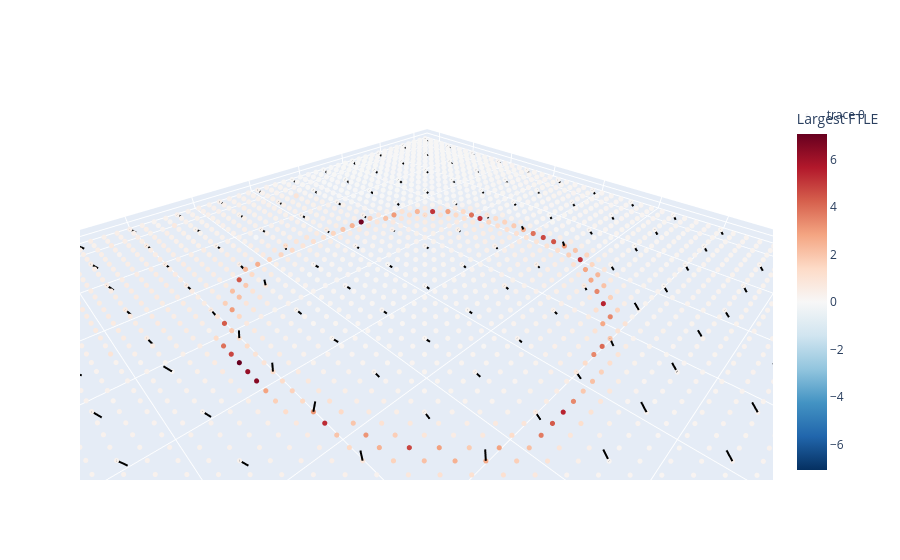

Write notebook code for a chart like this one.
### Code cell
X3 = plane_points[:, :, 0]
Y3 = plane_points[:, :, 1]
Z3 = plane_points[:, :, 2]

m = np.max(np.abs(lyap_grid))

fig = go.Figure()

fig.add_trace(
    go.Scatter3d(
        x=X3.ravel(),
        y=Y3.ravel(),
        z=Z3.ravel(),
        mode='markers',
        marker=dict(
            size=3,
            color=lyap_grid.ravel(),
            colorscale='RdBu_r',
            cmin=-m,
            cmax=m,
            colorbar=dict(title='Largest FTLE')
        )
    )
)

skip = 4

for i in range(0, X3.shape[1], skip):
    for j in range(0, X3.shape[0], skip):

        x0 = X3[j,i]
        y0 = Y3[j,i]
        z0 = Z3[j,i]

        v = max_dirs[j,i]

        scale = 0.05
        fig.add_trace(
            go.Scatter3d(
                x=[x0, x0 + scale*v[0]],
                y=[y0, y0 + scale*v[1]],
                z=[z0, z0 + scale*v[2]],
                mode='lines',
                line=dict(color='black', width=4),
                showlegend=False
            )
        )

fig.update_layout(
    scene=dict(
        aspectmode='data',
        xaxis_title="x1",
        yaxis_title="x2"
    )
)

fig.show()

fig.write_html(
    save_dir / "general_1000_unstd_3ds_1ftle_46.html",
    include_plotlyjs="cdn"
)

### Figure 1 — Plotly figure (JSON) as saved in the notebook; plotly's stock layout.template omitted (floating-point values rounded to 4 significant figures; data arrays with more than 128 entries replaced by an {"elided": "..."} marker saying what was removed)
{"data": [{"marker": {"cmax": 7.068, "cmin": -7.068, "color": {"elided": "2500 float values"}, "colorbar": {"title": {"text": "Largest FTLE"}}, "colorscale": [[0, "rgb(5,48,97)"], [0.1, "rgb(33,102,172)"], [0.2, "rgb(67,147,195)"], [0.3, "rgb(146,197,222)"], [0.4, "rgb(209,229,240)"], [0.5, "rgb(247,247,247)"], [0.6, "rgb(253,219,199)"], [0.7, "rgb(244,165,130)"], [0.8, "rgb(214,96,77)"], [0.9, "rgb(178,24,43)"], [1, "rgb(103,0,31)"]], "size": 3}, "mode": "markers", "type": "scatter3d", "x": {"elided": "2500 float values"}, "y": {"elided": "2500 float values"}, "z": {"elided": "2500 float values"}}, {"line": {"color": "black", "width": 4}, "mode": "lines", "showlegend": false, "type": "scatter3d", "x": [-2.047, -2.078], "y": [-2.069, -2.058], "z": [0, -0.03799]}, {"line": {"color": "black", "width": 4}, "mode": "lines", "showlegend": false, "type": "scatter3d", "x": [-2.047, -2.078], "y": [-1.727, -1.716], "z": [0, -0.0374]}, {"line": {"color": "black", "width": 4}, "mode": "lines", "showlegend": false, "type": "scatter3d", "x": [-2.047, -2.078], "y": [-1.384, -1.374], "z": [0, -0.03762]}, {"line": {"color": "black", "width": 4}, "mode": "lines", "showlegend": false, "type": "scatter3d", "x": [-2.047, -2.077], "y": [-1.042, -1.03], "z": [0, -0.03792]}, {"line": {"color": "black", "width": 4}, "mode": "lines", "showlegend": false, "type": "scatter3d", "x": [-2.047, -2.076], "y": [-0.6999, -0.6871], "z": [0, -0.03863]}, {"line": {"color": "black", "width": 4}, "mode": "lines", "showlegend": false, "type": "scatter3d", "x": [-2.047, -2.076], "y": [-0.3577, -0.3452], "z": [0, -0.03857]}, {"line": {"color": "black", "width": 4}, "mode": "lines", "showlegend": false, "type": "scatter3d", "x": [-2.047, -2.073], "y": [-0.01554, 0.0008655], "z": [0, -0.03924]}, {"line": {"color": "black", "width": 4}, "mode": "lines", "showlegend": false, "type": "scatter3d", "x": [-2.047, -2.07], "y": [0.3267, 0.3472], "z": [0, -0.03947]}, {"line": {"color": "black", "width": 4}, "mode": "lines", "showlegend": false, "type": "scatter3d", "x": [-2.047, -2.066], "y": [0.6689, 0.6928], "z": [0, -0.03941]}, {"line": {"color": "black", "width": 4}, "mode": "lines", "showlegend": false, "type": "scatter3d", "x": [-2.047, -2.066], "y": [1.011, 1.035], "z": [0, -0.03983]}, {"line": {"color": "black", "width": 4}, "mode": "lines", "showlegend": false, "type": "scatter3d", "x": [-2.047, -2.064], "y": [1.353, 1.379], "z": [0, -0.03963]}, {"line": {"color": "black", "width": 4}, "mode": "lines", "showlegend": false, "type": "scatter3d", "x": [-2.047, -2.061], "y": [1.695, 1.724], "z": [0, -0.03866]}, {"line": {"color": "black", "width": 4}, "mode": "lines", "showlegend": false, "type": "scatter3d", "x": [-2.047, -2.057], "y": [2.038, 2.069], "z": [0, -0.03767]}, {"line": {"color": "black", "width": 4}, "mode": "lines", "showlegend": false, "type": "scatter3d", "x": [-1.706, -1.736], "y": [-2.069, -2.058], "z": [0, -0.03846]}, {"line": {"color": "black", "width": 4}, "mode": "lines", "showlegend": false, "type": "scatter3d", "x": [-1.706, -1.737], "y": [-1.727, -1.718], "z": [0, -0.03791]}, {"line": {"color": "black", "width": 4}, "mode": "lines", "showlegend": false, "type": "scatter3d", "x": [-1.706, -1.737], "y": [-1.384, -1.374], "z": [0, -0.03797]}, {"line": {"color": "black", "width": 4}, "mode": "lines", "showlegend": false, "type": "scatter3d", "x": [-1.706, -1.736], "y": [-1.042, -1.033], "z": [0, -0.03832]}, {"line": {"color": "black", "width": 4}, "mode": "lines", "showlegend": false, "type": "scatter3d", "x": [-1.706, -1.736], "y": [-0.6999, -0.6893], "z": [0, -0.03829]}, {"line": {"color": "black", "width": 4}, "mode": "lines", "showlegend": false, "type": "scatter3d", "x": [-1.706, -1.735], "y": [-0.3577, -0.3446], "z": [0, -0.03841]}, {"line": {"color": "black", "width": 4}, "mode": "lines", "showlegend": false, "type": "scatter3d", "x": [-1.706, -1.731], "y": [-0.01554, 0.001472], "z": [0, -0.03953]}, {"line": {"color": "black", "width": 4}, "mode": "lines", "showlegend": false, "type": "scatter3d", "x": [-1.706, -1.729], "y": [0.3267, 0.3468], "z": [0, -0.03961]}, {"line": {"color": "black", "width": 4}, "mode": "lines", "showlegend": false, "type": "scatter3d", "x": [-1.706, -1.725], "y": [0.6689, 0.6925], "z": [0, -0.03977]}, {"line": {"color": "black", "width": 4}, "mode": "lines", "showlegend": false, "type": "scatter3d", "x": [-1.706, -1.722], "y": [1.011, 1.037], "z": [0, -0.03951]}, {"line": {"color": "black", "width": 4}, "mode": "lines", "showlegend": false, "type": "scatter3d", "x": [-1.706, -1.717], "y": [1.353, 1.384], "z": [0, -0.0382]}, {"line": {"color": "black", "width": 4}, "mode": "lines", "showlegend": false, "type": "scatter3d", "x": [-1.706, -1.717], "y": [1.695, 1.726], "z": [0, -0.03842]}, {"line": {"color": "black", "width": 4}, "mode": "lines", "showlegend": false, "type": "scatter3d", "x": [-1.706, -1.716], "y": [2.038, 2.069], "z": [0, -0.03781]}, {"line": {"color": "black", "width": 4}, "mode": "lines", "showlegend": false, "type": "scatter3d", "x": [-1.365, -1.395], "y": [-2.069, -2.059], "z": [0, -0.03812]}, {"line": {"color": "black", "width": 4}, "mode": "lines", "showlegend": false, "type": "scatter3d", "x": [-1.365, -1.395], "y": [-1.727, -1.716], "z": [0, -0.03817]}, {"line": {"color": "black", "width": 4}, "mode": "lines", "showlegend": false, "type": "scatter3d", "x": [-1.365, -1.396], "y": [-1.384, -1.376], "z": [0, -0.03802]}, {"line": {"color": "black", "width": 4}, "mode": "lines", "showlegend": false, "type": "scatter3d", "x": [-1.365, -1.396], "y": [-1.042, -1.034], "z": [0, -0.03783]}, {"line": {"color": "black", "width": 4}, "mode": "lines", "showlegend": false, "type": "scatter3d", "x": [-1.365, -1.396], "y": [-0.6999, -0.6911], "z": [0, -0.03755]}, {"line": {"color": "black", "width": 4}, "mode": "lines", "showlegend": false, "type": "scatter3d", "x": [-1.365, -1.395], "y": [-0.3577, -0.3485], "z": [0, -0.03841]}, {"line": {"color": "black", "width": 4}, "mode": "lines", "showlegend": false, "type": "scatter3d", "x": [-1.365, -1.392], "y": [-0.01554, -0.001691], "z": [0, -0.0392]}, {"line": {"color": "black", "width": 4}, "mode": "lines", "showlegend": false, "type": "scatter3d", "x": [-1.365, -1.387], "y": [0.3267, 0.3476], "z": [0, -0.03966]}, {"line": {"color": "black", "width": 4}, "mode": "lines", "showlegend": false, "type": "scatter3d", "x": [-1.365, -1.384], "y": [0.6689, 0.6917], "z": [0, -0.03981]}, {"line": {"color": "black", "width": 4}, "mode": "lines", "showlegend": false, "type": "scatter3d", "x": [-1.365, -1.377], "y": [1.011, 1.04], "z": [0, -0.0388]}, {"line": {"color": "black", "width": 4}, "mode": "lines", "showlegend": false, "type": "scatter3d", "x": [-1.365, -1.375], "y": [1.353, 1.383], "z": [0, -0.03847]}, {"line": {"color": "black", "width": 4}, "mode": "lines", "showlegend": false, "type": "scatter3d", "x": [-1.365, -1.374], "y": [1.695, 1.727], "z": [0, -0.03768]}, {"line": {"color": "black", "width": 4}, "mode": "lines", "showlegend": false, "type": "scatter3d", "x": [-1.365, -1.371], "y": [2.038, 2.071], "z": [0, -0.0368]}, {"line": {"color": "black", "width": 4}, "mode": "lines", "showlegend": false, "type": "scatter3d", "x": [-1.023, -1.054], "y": [-2.069, -2.058], "z": [0, -0.0381]}, {"line": {"color": "black", "width": 4}, "mode": "lines", "showlegend": false, "type": "scatter3d", "x": [-1.023, -1.055], "y": [-1.727, -1.718], "z": [0, -0.03768]}, {"line": {"color": "black", "width": 4}, "mode": "lines", "showlegend": false, "type": "scatter3d", "x": [-1.023, -1.054], "y": [-1.384, -1.375], "z": [0, -0.03828]}, {"line": {"color": "black", "width": 4}, "mode": "lines", "showlegend": false, "type": "scatter3d", "x": [-1.023, -1.056], "y": [-1.042, -1.036], "z": [0, -0.03745]}, {"line": {"color": "black", "width": 4}, "mode": "lines", "showlegend": false, "type": "scatter3d", "x": [-1.023, -1.057], "y": [-0.6999, -0.7009], "z": [0, -0.03682]}, {"line": {"color": "black", "width": 4}, "mode": "lines", "showlegend": false, "type": "scatter3d", "x": [-1.023, -1.052], "y": [-0.3577, -0.3632], "z": [0, -0.04103]}, {"line": {"color": "black", "width": 4}, "mode": "lines", "showlegend": false, "type": "scatter3d", "x": [-1.023, -0.9928], "y": [-0.01554, -0.01196], "z": [0, 0.03933]}, {"line": {"color": "black", "width": 4}, "mode": "lines", "showlegend": false, "type": "scatter3d", "x": [-1.023, -0.9979], "y": [0.3267, 0.3231], "z": [0, 0.04279]}, {"line": {"color": "black", "width": 4}, "mode": "lines", "showlegend": false, "type": "scatter3d", "x": [-1.023, -1.04], "y": [0.6689, 0.6923], "z": [0, -0.04092]}, {"line": {"color": "black", "width": 4}, "mode": "lines", "showlegend": false, "type": "scatter3d", "x": [-1.023, -1.035], "y": [1.011, 1.04], "z": [0, -0.03882]}, {"line": {"color": "black", "width": 4}, "mode": "lines", "showlegend": false, "type": "scatter3d", "x": [-1.023, -1.031], "y": [1.353, 1.386], "z": [0, -0.03697]}, {"line": {"color": "black", "width": 4}, "mode": "lines", "showlegend": false, "type": "scatter3d", "x": [-1.023, -1.027], "y": [1.695, 1.73], "z": [0, -0.03605]}, {"line": {"color": "black", "width": 4}, "mode": "lines", "showlegend": false, "type": "scatter3d", "x": [-1.023, -1.026], "y": [2.038, 2.073], "z": [0, -0.03519]}, {"line": {"color": "black", "width": 4}, "mode": "lines", "showlegend": false, "type": "scatter3d", "x": [-0.6823, -0.7145], "y": [-2.069, -2.06], "z": [0, -0.03729]}, {"line": {"color": "black", "width": 4}, "mode": "lines", "showlegend": false, "type": "scatter3d", "x": [-0.6823, -0.7143], "y": [-1.727, -1.718], "z": [0, -0.03749]}, {"line": {"color": "black", "width": 4}, "mode": "lines", "showlegend": false, "type": "scatter3d", "x": [-0.6823, -0.7135], "y": [-1.384, -1.375], "z": [0, -0.03794]}, {"line": {"color": "black", "width": 4}, "mode": "lines", "showlegend": false, "type": "scatter3d", "x": [-0.6823, -0.7141], "y": [-1.042, -1.036], "z": [0, -0.03816]}, {"line": {"color": "black", "width": 4}, "mode": "lines", "showlegend": false, "type": "scatter3d", "x": [-0.6823, -0.7138], "y": [-0.6999, -0.7229], "z": [0, -0.03137]}, {"line": {"color": "black", "width": 4}, "mode": "lines", "showlegend": false, "type": "scatter3d", "x": [-0.6823, -0.7191], "y": [-0.3577, -0.3626], "z": [0, -0.03354]}, {"line": {"color": "black", "width": 4}, "mode": "lines", "showlegend": false, "type": "scatter3d", "x": [-0.6823, -0.7165], "y": [-0.01554, -0.01097], "z": [0, -0.03617]}, {"line": {"color": "black", "width": 4}, "mode": "lines", "showlegend": false, "type": "scatter3d", "x": [-0.6823, -0.7148], "y": [0.3267, 0.3375], "z": [0, -0.03644]}, {"line": {"color": "black", "width": 4}, "mode": "lines", "showlegend": false, "type": "scatter3d", "x": [-0.6823, -0.7087], "y": [0.6689, 0.6813], "z": [0, -0.04064]}, {"line": {"color": "black", "width": 4}, "mode": "lines", "showlegend": false, "type": "scatter3d", "x": [-0.6823, -0.6755], "y": [1.011, 0.9794], "z": [0, 0.0381]}, {"line": {"color": "black", "width": 4}, "mode": "lines", "showlegend": false, "type": "scatter3d", "x": [-0.6823, -0.6821], "y": [1.353, 1.317], "z": [0, 0.03483]}, {"line": {"color": "black", "width": 4}, "mode": "lines", "showlegend": false, "type": "scatter3d", "x": [-0.6823, -0.6812], "y": [1.695, 1.66], "z": [0, 0.03554]}, {"line": {"color": "black", "width": 4}, "mode": "lines", "showlegend": false, "type": "scatter3d", "x": [-0.6823, -0.6802], "y": [2.038, 2.002], "z": [0, 0.03549]}, {"line": {"color": "black", "width": 4}, "mode": "lines", "showlegend": false, "type": "scatter3d", "x": [-0.3411, -0.3714], "y": [-2.069, -2.057], "z": [0, -0.03795]}, {"line": {"color": "black", "width": 4}, "mode": "lines", "showlegend": false, "type": "scatter3d", "x": [-0.3411, -0.373], "y": [-1.727, -1.718], "z": [0, -0.03748]}, {"line": {"color": "black", "width": 4}, "mode": "lines", "showlegend": false, "type": "scatter3d", "x": [-0.3411, -0.3747], "y": [-1.384, -1.384], "z": [0, -0.03703]}, {"line": {"color": "black", "width": 4}, "mode": "lines", "showlegend": false, "type": "scatter3d", "x": [-0.3411, -0.3731], "y": [-1.042, -1.05], "z": [0, -0.0377]}, {"line": {"color": "black", "width": 4}, "mode": "lines", "showlegend": false, "type": "scatter3d", "x": [-0.3411, -0.3763], "y": [-0.6999, -0.7124], "z": [0, -0.03333]}, {"line": {"color": "black", "width": 4}, "mode": "lines", "showlegend": false, "type": "scatter3d", "x": [-0.3411, -0.3764], "y": [-0.3577, -0.3566], "z": [0, -0.0354]}, {"line": {"color": "black", "width": 4}, "mode": "lines", "showlegend": false, "type": "scatter3d", "x": [-0.3411, -0.3742], "y": [-0.01554, -0.008185], "z": [0, -0.0368]}, {"line": {"color": "black", "width": 4}, "mode": "lines", "showlegend": false, "type": "scatter3d", "x": [-0.3411, -0.3726], "y": [0.3267, 0.338], "z": [0, -0.03721]}, {"line": {"color": "black", "width": 4}, "mode": "lines", "showlegend": false, "type": "scatter3d", "x": [-0.3411, -0.3705], "y": [0.6689, 0.6832], "z": [0, -0.03787]}, {"line": {"color": "black", "width": 4}, "mode": "lines", "showlegend": false, "type": "scatter3d", "x": [-0.3411, -0.3498], "y": [1.011, 1.036], "z": [0, -0.04242]}, {"line": {"color": "black", "width": 4}, "mode": "lines", "showlegend": false, "type": "scatter3d", "x": [-0.3411, -0.3419], "y": [1.353, 1.318], "z": [0, 0.03549]}, {"line": {"color": "black", "width": 4}, "mode": "lines", "showlegend": false, "type": "scatter3d", "x": [-0.3411, -0.3405], "y": [1.695, 1.661], "z": [0, 0.03605]}, {"line": {"color": "black", "width": 4}, "mode": "lines", "showlegend": false, "type": "scatter3d", "x": [-0.3411, -0.3416], "y": [2.038, 2.002], "z": [0, 0.03508]}, {"line": {"color": "black", "width": 4}, "mode": "lines", "showlegend": false, "type": "scatter3d", "x": [2.123e-05, -0.03421], "y": [-2.069, -2.066], "z": [0, -0.03636]}, {"line": {"color": "black", "width": 4}, "mode": "lines", "showlegend": false, "type": "scatter3d", "x": [2.123e-05, -0.03403], "y": [-1.727, -1.728], "z": [0, -0.03659]}, {"line": {"color": "black", "width": 4}, "mode": "lines", "showlegend": false, "type": "scatter3d", "x": [2.123e-05, -0.03324], "y": [-1.384, -1.385], "z": [0, -0.03733]}, {"line": {"color": "black", "width": 4}, "mode": "lines", "showlegend": false, "type": "scatter3d", "x": [2.123e-05, -0.02551], "y": [-1.042, -1.055], "z": [0, -0.04105]}, {"line": {"color": "black", "width": 4}, "mode": "lines", "showlegend": false, "type": "scatter3d", "x": [2.123e-05, -0.03383], "y": [-0.6999, -0.7059], "z": [0, -0.03631]}, {"line": {"color": "black", "width": 4}, "mode": "lines", "showlegend": false, "type": "scatter3d", "x": [2.123e-05, -0.03362], "y": [-0.3577, -0.353], "z": [0, -0.03669]}, {"line": {"color": "black", "width": 4}, "mode": "lines", "showlegend": false, "type": "scatter3d", "x": [2.123e-05, -0.03247], "y": [-0.01554, -0.007701], "z": [0, -0.03719]}, {"line": {"color": "black", "width": 4}, "mode": "lines", "showlegend": false, "type": "scatter3d", "x": [2.123e-05, -0.03156], "y": [0.3267, 0.3368], "z": [0, -0.03742]}, {"line": {"color": "black", "width": 4}, "mode": "lines", "showlegend": false, "type": "scatter3d", "x": [2.123e-05, -0.02951], "y": [0.6689, 0.6824], "z": [0, -0.03799]}, {"line": {"color": "black", "width": 4}, "mode": "lines", "showlegend": false, "type": "scatter3d", "x": [2.123e-05, -0.01603], "y": [1.011, 1.036], "z": [0, -0.03998]}, {"line": {"color": "black", "width": 4}, "mode": "lines", "showlegend": false, "type": "scatter3d", "x": [2.123e-05, -0.001246], "y": [1.353, 1.319], "z": [0, 0.03608]}, {"line": {"color": "black", "width": 4}, "mode": "lines", "showlegend": false, "type": "scatter3d", "x": [2.123e-05, 0.0006896], "y": [1.695, 1.661], "z": [0, 0.03664]}, {"line": {"color": "black", "width": 4}, "mode": "lines", "showlegend": false, "type": "scatter3d", "x": [2.123e-05, 0.0003663], "y": [2.038, 2.002], "z": [0, 0.03541]}, {"line": {"color": "black", "width": 4}, "mode": "lines", "showlegend": false, "type": "scatter3d", "x": [0.3412, 0.3074], "y": [-2.069, -2.069], "z": [0, -0.0369]}, {"line": {"color": "black", "width": 4}, "mode": "lines", "showlegend": false, "type": "scatter3d", "x": [0.3412, 0.3076], "y": [-1.727, -1.727], "z": [0, -0.03706]}, {"line": {"color": "black", "width": 4}, "mode": "lines", "showlegend": false, "type": "scatter3d", "x": [0.3412, 0.3087], "y": [-1.384, -1.383], "z": [0, -0.03799]}, {"line": {"color": "black", "width": 4}, "mode": "lines", "showlegend": false, "type": "scatter3d", "x": [0.3412, 0.3327], "y": [-1.042, -1.063], "z": [0, -0.04451]}, {"line": {"color": "black", "width": 4}, "mode": "lines", "showlegend": false, "type": "scatter3d", "x": [0.3412, 0.3082], "y": [-0.6999, -0.6983], "z": [0, -0.03753]}, {"line": {"color": "black", "width": 4}, "mode": "lines", "showlegend": false, "type": "scatter3d", "x": [0.3412, 0.31], "y": [-0.3577, -0.3526], "z": [0, -0.03875]}, {"line": {"color": "black", "width": 4}, "mode": "lines", "showlegend": false, "type": "scatter3d", "x": [0.3412, 0.3117], "y": [-0.01554, -0.009801], "z": [0, -0.03998]}, {"line": {"color": "black", "width": 4}, "mode": "lines", "showlegend": false, "type": "scatter3d", "x": [0.3412, 0.3102], "y": [0.3267, 0.3359], "z": [0, -0.03813]}, {"line": {"color": "black", "width": 4}, "mode": "lines", "showlegend": false, "type": "scatter3d", "x": [0.3412, 0.3167], "y": [0.6689, 0.6849], "z": [0, -0.04054]}, {"line": {"color": "black", "width": 4}, "mode": "lines", "showlegend": false, "type": "scatter3d", "x": [0.3412, 0.3282], "y": [1.011, 1.036], "z": [0, -0.04145]}, {"line": {"color": "black", "width": 4}, "mode": "lines", "showlegend": false, "type": "scatter3d", "x": [0.3412, 0.337], "y": [1.353, 1.318], "z": [0, 0.03538]}, {"line": {"color": "black", "width": 4}, "mode": "lines", "showlegend": false, "type": "scatter3d", "x": [0.3412, 0.3365], "y": [1.695, 1.659], "z": [0, 0.03415]}, {"line": {"color": "black", "width": 4}, "mode": "lines", "showlegend": false, "type": "scatter3d", "x": [0.3412, 0.3405], "y": [2.038, 2.003], "z": [0, 0.03568]}, {"line": {"color": "black", "width": 4}, "mode": "lines", "showlegend": false, "type": "scatter3d", "x": [0.6824, 0.6487], "y": [-2.069, -2.07], "z": [0, -0.03699]}, {"line": {"color": "black", "width": 4}, "mode": "lines", "showlegend": false, "type": "scatter3d", "x": [0.6824, 0.6486], "y": [-1.727, -1.728], "z": [0, -0.03683]}, {"line": {"color": "black", "width": 4}, "mode": "lines", "showlegend": false, "type": "scatter3d", "x": [0.6824, 0.6543], "y": [-1.384, -1.38], "z": [0, -0.0412]}, {"line": {"color": "black", "width": 4}, "mode": "lines", "showlegend": false, "type": "scatter3d", "x": [0.6824, 0.661], "y": [-1.042, -1.039], "z": [0, -0.04513]}, {"line": {"color": "black", "width": 4}, "mode": "lines", "showlegend": false, "type": "scatter3d", "x": [0.6824, 0.6861], "y": [-0.6999, -0.6892], "z": [0, 0.04869]}, {"line": {"color": "black", "width": 4}, "mode": "lines", "showlegend": false, "type": "scatter3d", "x": [0.6824, 0.6577], "y": [-0.3577, -0.3542], "z": [0, -0.04337]}, {"line": {"color": "black", "width": 4}, "mode": "lines", "showlegend": false, "type": "scatter3d", "x": [0.6824, 0.6537], "y": [-0.01554, -0.007564], "z": [0, -0.04021]}, {"line": {"color": "black", "width": 4}, "mode": "lines", "showlegend": false, "type": "scatter3d", "x": [0.6824, 0.6611], "y": [0.3267, 0.3369], "z": [0, -0.04407]}, {"line": {"color": "black", "width": 4}, "mode": "lines", "showlegend": false, "type": "scatter3d", "x": [0.6824, 0.6669], "y": [0.6689, 0.6862], "z": [0, -0.04427]}, {"line": {"color": "black", "width": 4}, "mode": "lines", "showlegend": false, "type": "scatter3d", "x": [0.6824, 0.6709], "y": [1.011, 0.9942], "z": [0, 0.04567]}, {"line": {"color": "black", "width": 4}, "mode": "lines", "showlegend": false, "type": "scatter3d", "x": [0.6824, 0.6773], "y": [1.353, 1.32], "z": [0, 0.03736]}, {"line": {"color": "black", "width": 4}, "mode": "lines", "showlegend": false, "type": "scatter3d", "x": [0.6824, 0.6764], "y": [1.695, 1.66], "z": [0, 0.03513]}, {"line": {"color": "black", "width": 4}, "mode": "lines", "showlegend": false, "type": "scatter3d", "x": [0.6824, 0.6757], "y": [2.038, 2.003], "z": [0, 0.03525]}, {"line": {"color": "black", "width": 4}, "mode": "lines", "showlegend": false, "type": "scatter3d", "x": [1.024, 0.9933], "y": [-2.069, -2.068], "z": [0, -0.03979]}, {"line": {"color": "black", "width": 4}, "mode": "lines", "showlegend": false, "type": "scatter3d", "x": [1.024, 0.9977], "y": [-1.727, -1.724], "z": [0, -0.04279]}, {"line": {"color": "black", "width": 4}, "mode": "lines", "showlegend": false, "type": "scatter3d", "x": [1.024, 1.002], "y": [-1.384, -1.38], "z": [0, -0.04472]}, {"line": {"color": "black", "width": 4}, "mode": "lines", "showlegend": false, "type": "scatter3d", "x": [1.024, 1.004], "y": [-1.042, -1.037], "z": [0, -0.04593]}, {"line": {"color": "black", "width": 4}, "mode": "lines", "showlegend": false, "type": "scatter3d", "x": [1.024, 1.009], "y": [-0.6999, -0.6919], "z": [0, -0.04714]}, {"line": {"color": "black", "width": 4}, "mode": "lines", "showlegend": false, "type": "scatter3d", "x": [1.024, 1.015], "y": [-0.3577, -0.3546], "z": [0, 0.0491]}, {"line": {"color": "black", "width": 4}, "mode": "lines", "showlegend": false, "type": "scatter3d", "x": [1.024, 1.014], "y": [-0.01554, -0.0207], "z": [0, 0.04882]}, {"line": {"color": "black", "width": 4}, "mode": "lines", "showlegend": false, "type": "scatter3d", "x": [1.024, 1.003], "y": [0.3267, 0.3209], "z": [0, 0.04502]}, {"line": {"color": "black", "width": 4}, "mode": "lines", "showlegend": false, "type": "scatter3d", "x": [1.024, 1.019], "y": [0.6689, 0.656], "z": [0, 0.04814]}, {"line": {"color": "black", "width": 4}, "mode": "lines", "showlegend": false, "type": "scatter3d", "x": [1.024, 1.026], "y": [1.011, 0.9885], "z": [0, 0.04458]}, {"line": {"color": "black", "width": 4}, "mode": "lines", "showlegend": false, "type": "scatter3d", "x": [1.024, 1.016], "y": [1.353, 1.321], "z": [0, 0.03742]}, {"line": {"color": "black", "width": 4}, "mode": "lines", "showlegend": false, "type": "scatter3d", "x": [1.024, 1.017], "y": [1.695, 1.662], "z": [0, 0.03639]}, {"line": {"color": "black", "width": 4}, "mode": "lines", "showlegend": false, "type": "scatter3d", "x": [1.024, 1.018], "y": [2.038, 2.003], "z": [0, 0.03596]}, {"line": {"color": "black", "width": 4}, "mode": "lines", "showlegend": false, "type": "scatter3d", "x": [1.365, 1.333], "y": [-2.069, -2.07], "z": [0, -0.03832]}, {"line": {"color": "black", "width": 4}, "mode": "lines", "showlegend": false, "type": "scatter3d", "x": [1.365, 1.339], "y": [-1.727, -1.723], "z": [0, -0.04261]}, {"line": {"color": "black", "width": 4}, "mode": "lines", "showlegend": false, "type": "scatter3d", "x": [1.365, 1.344], "y": [-1.384, -1.379], "z": [0, -0.04522]}, {"line": {"color": "black", "width": 4}, "mode": "lines", "showlegend": false, "type": "scatter3d", "x": [1.365, 1.349], "y": [-1.042, -1.035], "z": [0, -0.0468]}, {"line": {"color": "black", "width": 4}, "mode": "lines", "showlegend": false, "type": "scatter3d", "x": [1.365, 1.352], "y": [-0.6999, -0.6876], "z": [0, -0.04673]}, {"line": {"color": "black", "width": 4}, "mode": "lines", "showlegend": false, "type": "scatter3d", "x": [1.365, 1.387], "y": [-0.3577, -0.3668], "z": [0, 0.0438]}, {"line": {"color": "black", "width": 4}, "mode": "lines", "showlegend": false, "type": "scatter3d", "x": [1.365, 1.344], "y": [-0.01554, -0.00413], "z": [0, -0.04384]}, {"line": {"color": "black", "width": 4}, "mode": "lines", "showlegend": false, "type": "scatter3d", "x": [1.365, 1.344], "y": [0.3267, 0.338], "z": [0, -0.04396]}, {"line": {"color": "black", "width": 4}, "mode": "lines", "showlegend": false, "type": "scatter3d", "x": [1.365, 1.347], "y": [0.6689, 0.6818], "z": [0, -0.04495]}, {"line": {"color": "black", "width": 4}, "mode": "lines", "showlegend": false, "type": "scatter3d", "x": [1.365, 1.356], "y": [1.011, 1.032], "z": [0, -0.04457]}, {"line": {"color": "black", "width": 4}, "mode": "lines", "showlegend": false, "type": "scatter3d", "x": [1.365, 1.359], "y": [1.353, 1.323], "z": [0, 0.03931]}, {"line": {"color": "black", "width": 4}, "mode": "lines", "showlegend": false, "type": "scatter3d", "x": [1.365, 1.358], "y": [1.695, 1.663], "z": [0, 0.03732]}, {"line": {"color": "black", "width": 4}, "mode": "lines", "showlegend": false, "type": "scatter3d", "x": [1.365, 1.356], "y": [2.038, 2.004], "z": [0, 0.03604]}, {"line": {"color": "black", "width": 4}, "mode": "lines", "showlegend": false, "type": "scatter3d", "x": [1.706, 1.679], "y": [-2.069, -2.066], "z": [0, -0.04214]}, {"line": {"color": "black", "width": 4}, "mode": "lines", "showlegend": false, "type": "scatter3d", "x": [1.706, 1.685], "y": [-1.727, -1.72], "z": [0, -0.04511]}, {"line": {"color": "black", "width": 4}, "mode": "lines", "showlegend": false, "type": "scatter3d", "x": [1.706, 1.685], "y": [-1.384, -1.376], "z": [0, -0.0449]}, {"line": {"color": "black", "width": 4}, "mode": "lines", "showlegend": false, "type": "scatter3d", "x": [1.706, 1.691], "y": [-1.042, -1.029], "z": [0, -0.04594]}, {"line": {"color": "black", "width": 4}, "mode": "lines", "showlegend": false, "type": "scatter3d", "x": [1.706, 1.679], "y": [-0.6999, -0.6924], "z": [0, -0.0417]}, {"line": {"color": "black", "width": 4}, "mode": "lines", "showlegend": false, "type": "scatter3d", "x": [1.706, 1.686], "y": [-0.3577, -0.3425], "z": [0, -0.04341]}, {"line": {"color": "black", "width": 4}, "mode": "lines", "showlegend": false, "type": "scatter3d", "x": [1.706, 1.685], "y": [-0.01554, -0.002751], "z": [0, -0.04336]}, {"line": {"color": "black", "width": 4}, "mode": "lines", "showlegend": false, "type": "scatter3d", "x": [1.706, 1.687], "y": [0.3267, 0.3398], "z": [0, -0.04446]}, {"line": {"color": "black", "width": 4}, "mode": "lines", "showlegend": false, "type": "scatter3d", "x": [1.706, 1.691], "y": [0.6689, 0.6829], "z": [0, -0.04546]}, {"line": {"color": "black", "width": 4}, "mode": "lines", "showlegend": false, "type": "scatter3d", "x": [1.706, 1.703], "y": [1.011, 0.982], "z": [0, 0.04056]}, {"line": {"color": "black", "width": 4}, "mode": "lines", "showlegend": false, "type": "scatter3d", "x": [1.706, 1.692], "y": [1.353, 1.319], "z": [0, 0.03342]}, {"line": {"color": "black", "width": 4}, "mode": "lines", "showlegend": false, "type": "scatter3d", "x": [1.706, 1.695], "y": [1.695, 1.662], "z": [0, 0.03595]}, {"line": {"color": "black", "width": 4}, "mode": "lines", "showlegend": false, "type": "scatter3d", "x": [1.706, 1.696], "y": [2.038, 2.005], "z": [0, 0.03626]}, {"line": {"color": "black", "width": 4}, "mode": "lines", "showlegend": false, "type": "scatter3d", "x": [2.047, 2.022], "y": [-2.069, -2.064], "z": [0, -0.04287]}, {"line": {"color": "black", "width": 4}, "mode": "lines", "showlegend": false, "type": "scatter3d", "x": [2.047, 2.026], "y": [-1.727, -1.72], "z": [0, -0.04499]}, {"line": {"color": "black", "width": 4}, "mode": "lines", "showlegend": false, "type": "scatter3d", "x": [2.047, 2.032], "y": [-1.384, -1.372], "z": [0, -0.04615]}, {"line": {"color": "black", "width": 4}, "mode": "lines", "showlegend": false, "type": "scatter3d", "x": [2.047, 2.031], "y": [-1.042, -1.029], "z": [0, -0.04569]}, {"line": {"color": "black", "width": 4}, "mode": "lines", "showlegend": false, "type": "scatter3d", "x": [2.047, 2.024], "y": [-0.6999, -0.6878], "z": [0, -0.04243]}, {"line": {"color": "black", "width": 4}, "mode": "lines", "showlegend": false, "type": "scatter3d", "x": [2.047, 2.028], "y": [-0.3577, -0.3424], "z": [0, -0.04344]}, {"line": {"color": "black", "width": 4}, "mode": "lines", "showlegend": false, "type": "scatter3d", "x": [2.047, 2.027], "y": [-0.01554, -0.001456], "z": [0, -0.04341]}, {"line": {"color": "black", "width": 4}, "mode": "lines", "showlegend": false, "type": "scatter3d", "x": [2.047, 2.029], "y": [0.3267, 0.3411], "z": [0, -0.04446]}, {"line": {"color": "black", "width": 4}, "mode": "lines", "showlegend": false, "type": "scatter3d", "x": [2.047, 2.031], "y": [0.6689, 0.6837], "z": [0, -0.04497]}, {"line": {"color": "black", "width": 4}, "mode": "lines", "showlegend": false, "type": "scatter3d", "x": [2.047, 2.043], "y": [1.011, 0.9816], "z": [0, 0.04022]}, {"line": {"color": "black", "width": 4}, "mode": "lines", "showlegend": false, "type": "scatter3d", "x": [2.047, 2.038], "y": [1.353, 1.322], "z": [0, 0.03822]}, {"line": {"color": "black", "width": 4}, "mode": "lines", "showlegend": false, "type": "scatter3d", "x": [2.047, 2.037], "y": [1.695, 1.664], "z": [0, 0.03714]}, {"line": {"color": "black", "width": 4}, "mode": "lines", "showlegend": false, "type": "scatter3d", "x": [2.047, 2.035], "y": [2.038, 2.005], "z": [0, 0.03593]}], "layout": {"scene": {"aspectmode": "data", "xaxis": {"title": {"text": "x1"}}, "yaxis": {"title": {"text": "x2"}}}}}
